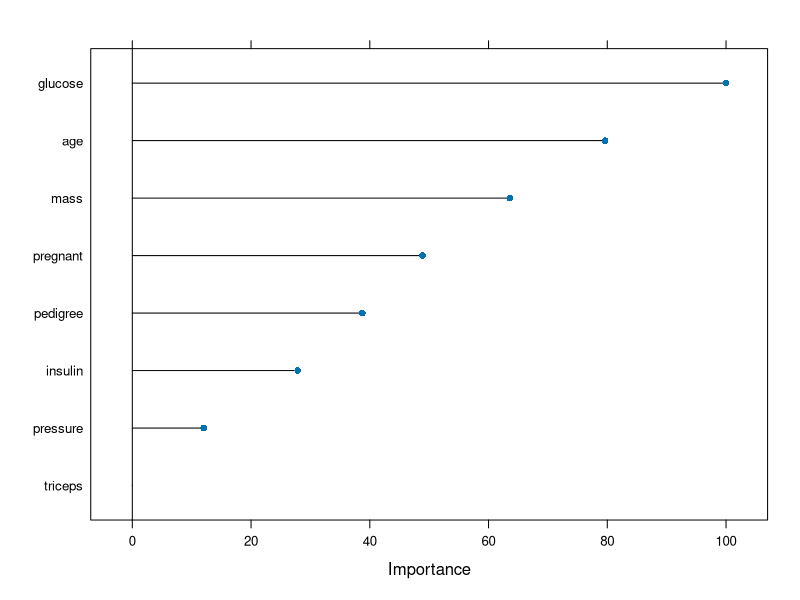
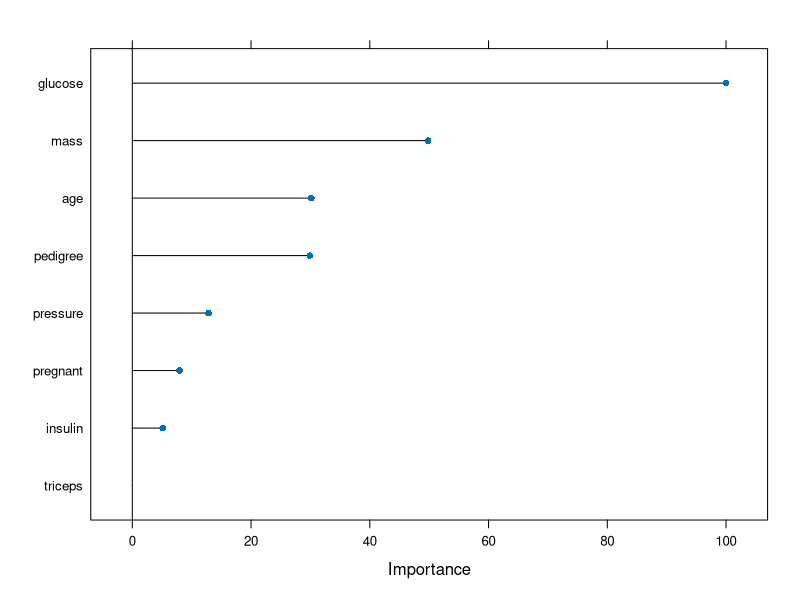
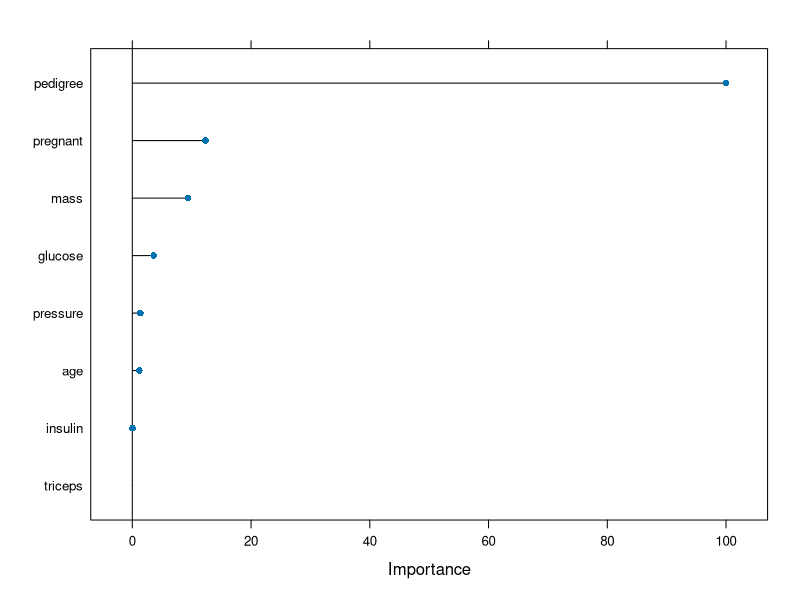

The R source for these figures, in order: (Note: this script raises an error after producing the figures.)
## ---- chunk 1
knitr::opts_chunk$set(message = FALSE, warning = FALSE)
## ---- chunk 2
library(mlbench)
library(tidyverse)
data(PimaIndiansDiabetes)
df <- tibble(PimaIndiansDiabetes)
head(df)
## ---- chunk 3
df <- df %>% rename(target=diabetes)
## ---- chunk 4
colSums(is.na(df))
## ---- chunk 5
library(caret)
splitIndex <- createDataPartition(df$target, p = .75, 
                                  list = FALSE)
df_train <- df[ splitIndex,]
df_test <- df[-splitIndex,]
## ---- chunk 6
model1 <- train(target~., data=df_train, 
                method = "rpart2",
                maxdepth=3)
pred <- predict(model1, df_test)
cm <- confusionMatrix(data = pred, reference = df_test$target)
cm$overall[1]
## ---- chunk 7
plot(varImp(model1))
## ---- chunk 8
model2 <- train(target~., data=df_train, 
                method = "rf",
                ntree = 1000) 
pred <- predict(model2, df_test)
cm <- confusionMatrix(data = pred, reference = df_test$target)
cm$overall[1]
## ---- chunk 9
plot(varImp(model2))
## ---- chunk 10
model3 <- train(target~., data=df_train, 
                method = "glmnet",
                maxdepth=3)
pred <- predict(model3, df_test)
cm <- confusionMatrix(data = pred, reference = df_test$target)
cm$overall[1]
## ---- chunk 11
plot(varImp(model3))
## ---- chunk 12
model4 <- train(target~., data=df_train, 
                method = "pls",
                maxdepth=3)
pred <- predict(model4, df_test)
cm <- confusionMatrix(data = pred, reference = df_test$target)
cm$overall[1]
## ---- chunk 13
plot(varImp(model4))
## ---- chunk 14
model5 <- train(target~., data=df_train, 
                method = "treebag",
                ntree = 1000) 
pred <- predict(model5, df_test)
cm <- confusionMatrix(data = pred, reference = df_test$target)
cm$overall[1]
## ---- chunk 15
plot(varImp(model5))
